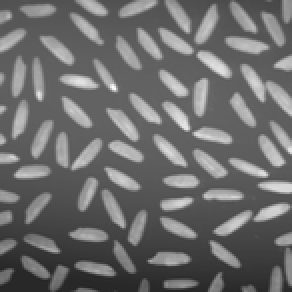
%> input picture imagens/rice.tif, 146 x 146 px, shrunk from 255 x 254 before the run (shown 2 times larger)
$ octave 613843_62580_atividade_1.m   (GNU Octave 9; MATLAB toolbox functions it lacks are replaced by stand-ins)
%> lines starting %> are read from the running program, lines starting %| are printed output that depends on the picture
close all # fechar todas as janelas
clear # limpar a memória
clc # limpar a tela da área de trabalho
pkg load image # carregar pacote de imagem

# Carla Simões Gama 613843
# Mateus Vasconcelos 620580


#redistribui os niveis de cinza de uma imagem, bom para imagens com histograma concentrado.
function B = autoescala(A)
  f_max = max(max(A));
  f_min = min(min(A));
  [lin col] = size(A); # obtém as dimensões da imagem
  for i=1:lin
      for j=1:col
          B(i,j) = (255/(f_max - f_min))*(A(i,j) - f_min);
          if B(i,j) > 255
              B(i,j) = 255;
          else
              if B(i,j) < 0
                  B(i,j) = 0;
              end
          end
      end
  end
endfunction

# Converte a imagem para N niveis de Cinza.
% [41 lines left out: functions quantiza, split, not called in this run]

function B = equalizar_histograma(A)
  B = histeq(A);
endfunction

#criando variaveis:

[arroz,mapa_arroz] = imread('../imagens/rice.tif');
%> arroz is the input picture: size 146x146x3 uint8; min 36, max 255, mean 108.9
%> mapa_arroz = []
mamografia = imread('../imagens/mamografia.bmp');
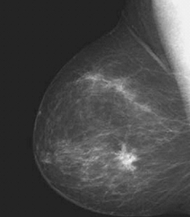
%> input picture imagens/mamografia.bmp, 190 x 217 px, shrunk from 331 x 378 before the run
%> mamografia is the input picture: size 217x190x3 uint8; min 28, max 243, mean 71.6
[batatas, mapa_batatas] = imread('../imagens/batatas.tif');
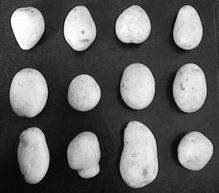
%> input picture imagens/batatas.tif, 219 x 193 px, shrunk from 381 x 336 before the run
%> batatas is the input picture: size 193x219 uint8; min 2, max 255, mean 98.7
%> mapa_batatas = []
solda = imread('../imagens/solda.bmp');
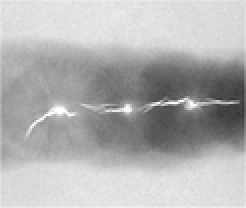
%> input picture imagens/solda.bmp, 123 x 104 px, shrunk from 215 x 182 before the run (shown 2 times larger)
%> solda is the input picture: size 104x123x3 uint8; min 52, max 255, mean 177.8
laranjas = rgb2gray(imread('../imagens/laranjas.bmp'));
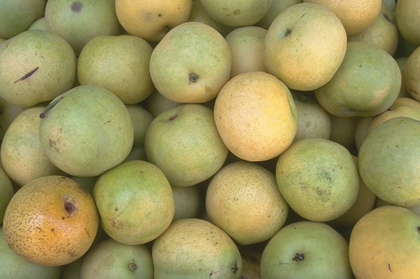
%> input picture imagens/laranjas.bmp, 420 x 279 px, shrunk from 732 x 486 before the run
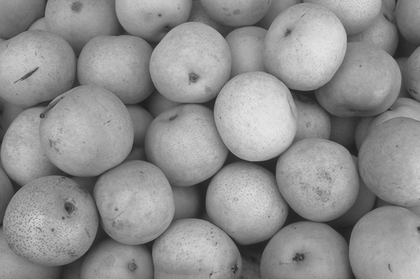
%> laranjas: size 279x420 uint8; min 29, max 231, mean 142.5

arroz_autoescalada = autoescala([arroz, mapa_arroz]);
%> in autoescala, `f_max = max(max(A));`: f_max = [255 255 255]
%> in autoescala, `f_min = min(min(A));`: f_min = [36 36 36]
%> (the run ends here)
